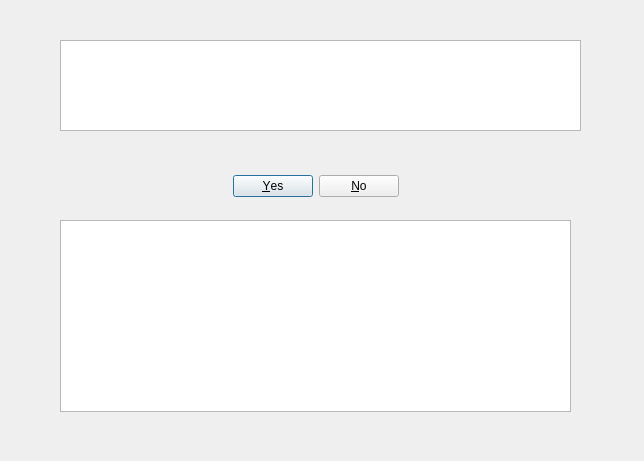
<?xml version="1.0" encoding="UTF-8"?>
<ui version="4.0">
 <class>route</class>
 <widget class="QDialog" name="route">
  <property name="geometry">
   <rect>
    <x>0</x>
    <y>0</y>
    <width>644</width>
    <height>461</height>
   </rect>
  </property>
  <property name="windowTitle">
   <string>route</string>
  </property>
  <widget class="QDialogButtonBox" name="buttonBox">
   <property name="geometry">
    <rect>
     <x>30</x>
     <y>170</y>
     <width>571</width>
     <height>32</height>
    </rect>
   </property>
   <property name="orientation">
    <enum>Qt::Horizontal</enum>
   </property>
   <property name="standardButtons">
    <set>QDialogButtonBox::No|QDialogButtonBox::Yes</set>
   </property>
   <property name="centerButtons">
    <bool>true</bool>
   </property>
  </widget>
  <widget class="QTextBrowser" name="textBrowser">
   <property name="geometry">
    <rect>
     <x>60</x>
     <y>40</y>
     <width>521</width>
     <height>91</height>
    </rect>
   </property>
  </widget>
  <widget class="QTextBrowser" name="textBrowser_2">
   <property name="geometry">
    <rect>
     <x>60</x>
     <y>220</y>
     <width>511</width>
     <height>192</height>
    </rect>
   </property>
  </widget>
 </widget>
 <resources/>
 <connections>
  <connection>
   <sender>buttonBox</sender>
   <signal>accepted()</signal>
   <receiver>route</receiver>
   <slot>accept()</slot>
   <hints>
    <hint type="sourcelabel">
     <x>248</x>
     <y>184</y>
    </hint>
    <hint type="destinationlabel">
     <x>157</x>
     <y>274</y>
    </hint>
   </hints>
  </connection>
  <connection>
   <sender>buttonBox</sender>
   <signal>rejected()</signal>
   <receiver>route</receiver>
   <slot>reject()</slot>
   <hints>
    <hint type="sourcelabel">
     <x>316</x>
     <y>190</y>
    </hint>
    <hint type="destinationlabel">
     <x>286</x>
     <y>274</y>
    </hint>
   </hints>
  </connection>
 </connections>
</ui>
